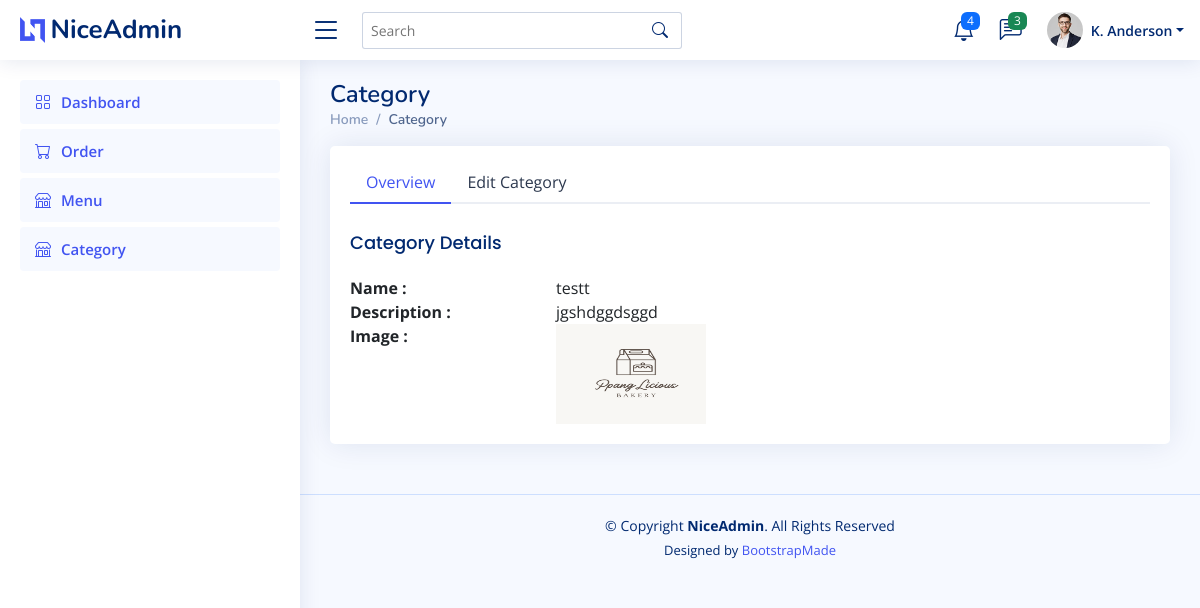
The page /category/view-category/2 on the database its author committed.
### pages/models.py (models this page shows, shortened)
class Category(models.Model):
    name = models.CharField(max_length=150)
    description = models.TextField()
    image = models.ImageField(upload_to='category_images')

### pages/views.py (the view)
# urls.py: path('category/view-category/<str:pk>',views.viewCategory, name='viewCategory'),
def viewCategory(request, pk):
    category = Category.objects.get(id=pk)
    return render(request,'viewCategory.html', {'category':category})

### templates/viewCategory.html (shortened to what this page needs)
{% load static %}
{% include 'header.html' %}
<main id="main" class="main">
    <div class="pagetitle">
      <h1>Category</h1>
      <nav>
        <ol class="breadcrumb">
          <li class="breadcrumb-item"><a href="/">Home</a></li>
          <li class="breadcrumb-item active">Category</li>
        </ol>
      </nav>
    </div>
    <section class="section dashboard">
      <div class="row">
        <div class="col-12" >
            <div class="card">
                <div class="card-body pt-3">
                  <ul class="nav nav-tabs nav-tabs-bordered">
                    <li class="nav-item">
                      <button class="nav-link active" data-bs-toggle="tab" data-bs-target="#overview-category">Overview</button>
                    </li>
                    <li class="nav-item">
                      <button class="nav-link" data-bs-toggle="tab" data-bs-target="#category-edit">Edit Category</button>
                    </li>
                  </ul>
                  <div class="tab-content pt-2">
                    <div class="tab-pane fade show active profile-overview" id="overview-category">
                      <h5 class="card-title">Category Details</h5>
                      <div class="row">
                        <div class="col-lg-3 col-md-4 label "><b>Name :</b></div>
                        <div class="col-lg-9 col-md-8">{{category.name}}</div>
                      </div>
                      <div class="row">
                        <div class="col-lg-3 col-md-4 label"><b>Description :</b></div>
                        <div class="col-lg-9 col-md-8">{{category.description}}</div>
                      </div>
                      <div class="row">
                        <div class="col-lg-3 col-md-4 label"><b>Image : </b></div>
                        <div class="col-lg-9 col-md-8"><img style="height:100px; width: 150px;" class="img-fluid img-responsive" src="{{category.image.url}}"></div>
                      </div>
                    </div>
                  </div>
                </div>
              </div>
        </div>
        </div>
    </section>
  </main>
{% include 'footer.html' %}

### static/assets/css/style.css (style rules this page uses)
:root { scroll-behavior: smooth; }
body { font-family: "Open Sans", sans-serif; background: #f6f9ff; color: #444444; }
a { color: #4154f1; text-decoration: none; }
h1, h2, h3, h4, h5, h6 { font-family: "Nunito", sans-serif; }
#main { margin-top: 60px; padding: 20px 30px; transition: all 0.3s; }
.pagetitle { margin-bottom: 10px; }
.pagetitle h1 { font-size: 24px; margin-bottom: 0; font-weight: 600; color: #012970; }
.card { margin-bottom: 30px; border: none; border-radius: 5px; box-shadow: 0px 0 30px rgba(1, 41, 112, 0.1); }
.card-title { padding: 20px 0 15px 0; font-size: 18px; font-weight: 500; color: #012970; font-family: "Poppins", sans-serif; }
.card-body { padding: 0 20px 20px 20px; }
.breadcrumb { font-size: 14px; font-family: "Nunito", sans-serif; color: #899bbd; font-weight: 600; }
.breadcrumb a { color: #899bbd; transition: 0.3s; }
.breadcrumb .breadcrumb-item::before { color: #899bbd; }
.breadcrumb .active { color: #51678f; font-weight: 600; }
.nav-tabs-bordered { border-bottom: 2px solid #ebeef4; }
.nav-tabs-bordered .nav-link { margin-bottom: -2px; border: none; color: #2c384e; }
.nav-tabs-bordered .nav-link.active { background-color: #fff; color: #4154f1; border-bottom: 2px solid #4154f1; }
@media (min-width: 1200px) { #main, #footer { margin-left: 300px; } }

### rows shown on the page
Category: name "testt", description "jgshdggdsggd", image (picture)
